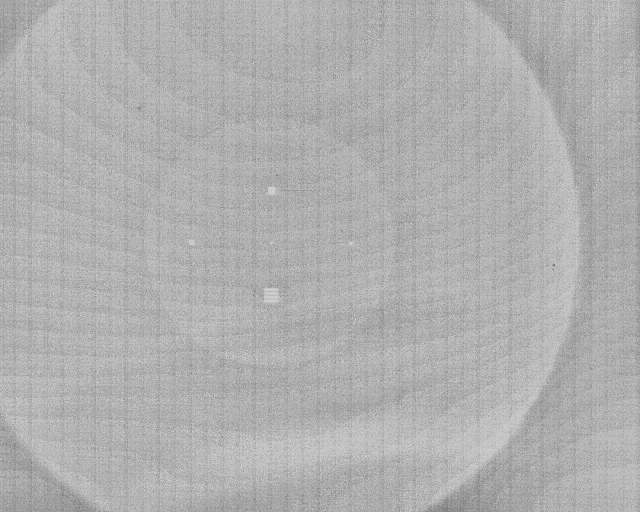
#> input picture 02_data/T10_200mk_3/000_MSR_CLAHE_enhanced_SRCC0.166_PLCC0.179.jpg, 1280 x 1024 px (shown at 1/2 size)
$ python -i SHOW.py   (imports and definitions only)
#> lines starting #> are read from the running program, lines starting #| are printed output that depends on the picture; long printed decimals are rounded
import cv2
import numpy as np
import os
from PIL import Image, ImageTk # 导入PIL库作为备选保存方式 和 Tkinter图像显示
import matplotlib.pyplot as plt
from scipy import stats # 导入scipy.stats用于计算SRCC和PLCC
import tkinter as tk
from tkinter import filedialog, ttk, messagebox

def single_scale_retinex(image, sigma):
    """
    单尺度 Retinex
    :param image: 输入图像 (应为浮点数类型，范围 0-1 或 0-255)
    :param sigma: 高斯模糊的标准差
    :return: Retinex 处理后的图像 (对数域)
    """
    # 为了避免 log(0) 的错误，给图像加上一个很小的正数
    image_plus_epsilon = image.astype(np.float32) + 1e-6
    # 对图像进行高斯模糊，作为光照分量的估计
    blurred = cv2.GaussianBlur(image_plus_epsilon, (0, 0), sigma)
    # 计算 Retinex：log(I) - log(L')
    retinex = np.log10(image_plus_epsilon) - np.log10(blurred)
    return retinex

def multi_scale_retinex(image, sigmas, weights=None):
    """
    多尺度 Retinex
    :param image: 输入图像 (应为浮点数类型)
    :param sigmas: 包含多个高斯模糊标准差的列表，如 [15, 80, 200]
    :param weights: 对应每个尺度的权重列表，如果为 None，则平均加权
    :return: MSR 处理后的图像 (对数域)
    """
    if weights is None:
        weights = [1.0 / len(sigmas)] * len(sigmas)
    elif len(weights) != len(sigmas):
        raise ValueError("Sigmas 和 weights 的长度必须一致")
    if sum(weights) != 1.0: # 可选：归一化权重
        weights = [w / sum(weights) for w in weights]

    msr_image = np.zeros_like(image, dtype=np.float32)
    for i, sigma in enumerate(sigmas):
        msr_image += weights[i] * single_scale_retinex(image, sigma)
    return msr_image

# --- 从 imread1.py 导入的 DPHE 相关函数 ---
def get_upper_threshold(hist):
    """
    计算自适应上阈值 T_UP (Calculate adaptive upper threshold T_UP)
    :param hist: 输入直方图
    :return: 上阈值 T_UP
    """
    # 1. 获取非零直方图 N (Get non-zero histogram N)
    non_zero_indices = hist > 0
    N = hist[non_zero_indices]
    L = len(N) # 非零统计值的数量 (Number of non-zero counts)

    # 2. 加窗，最大值滤波，然后将最大值求平均 (Windowing, max filtering, then average the maxima)
    #    This corresponds to finding local maxima in the non-zero histogram and averaging them.
    n_window = 5 # 滑动窗口大小 (Sliding window size) - can be adjusted
    half_n = n_window // 2
    local_maxima = []

    if L > 0: # 仅当存在非零计数时进行 (Only proceed if non-zero counts exist)
        for s in range(L):
            # Define the window boundaries
            win_start = max(0, s - half_n)
            win_end = min(L, s + half_n + 1) # Python slice excludes end
            window = N[win_start:win_end]

            # Get the center value of the window (current N[s])
            center_val = N[s]

            # Check if the center value is the unique maximum within the window
            if center_val == np.max(window) and np.sum(window == center_val) == 1:
                local_maxima.append(center_val)

        if not local_maxima: # 如果未找到局部最大值 (If no local maxima found)
            # Fallback: use the mean of all non-zero histogram counts
            Threshold_upper = np.mean(N)
        else:
            # Calculate the average of the found local maxima
            Threshold_upper = np.mean(local_maxima)
    else: # 如果直方图为空或所有像素值相同 (If histogram is empty or all pixels have the same value)
        Threshold_upper = 0 # Assign a default value (e.g., 0)

    print(f"Calculated Threshold_upper (T_UP): {Threshold_upper}")
    return Threshold_upper

def get_lower_threshold(hist, upper_threshold):
    """
    计算自适应下阈值 T_LOW (Calculate adaptive lower threshold T_LOW)
    :param hist: 输入直方图
    :param upper_threshold: 上阈值 T_UP
    :return: 下阈值 T_LOW
    """
    # 1. 获取非零直方图 N (Get non-zero histogram N)
    non_zero_indices = hist > 0
    N = hist[non_zero_indices]
    L = len(N) # 非零统计值的数量 (Number of non-zero counts)

    # 2. Calculate total number of pixels
    total_pixels = np.sum(hist)

    # 3. Calculate the lower threshold based on the formula:
    #    Threshold_lower = min(total_pixels, upper_threshold * L)
    #    where L is the number of non-zero histogram counts.
    if L > 0:
        sta = min(total_pixels, upper_threshold * L)
        threshold_lower = sta / 65536
    else: # If L is 0 (no non-zero counts, or only bin 0 has counts)
        threshold_lower = 0 # Assign a default value (e.g., 0) as min(total_pixels, 0)

    print(f"Calculated Threshold_lower (T_LOW): {threshold_lower}")
    return threshold_lower

def process_image_dphe(image, hist, upper_threshold, lower_threshold):
    """
    使用动态双平台直方图均衡化(DPHE)处理图像
    :param image: 输入图像
    :param hist: 图像的直方图
    :param upper_threshold: 上阈值 T_UP
    :param lower_threshold: 下阈值 T_LOW
    :return: 处理后的8位图像
    """
    # 1. 根据 DPHE 规则修改原始直方图
    modified_hist = np.copy(hist).astype(np.float64) # 使用 float 以便后续计算 CDF

    # 应用上阈值: 限制计数值过高的灰度级 (通常是背景)
    modified_hist[hist >= upper_threshold] = upper_threshold

    # 应用下阈值: 提升计数值过低的灰度级 (通常是细节)
    # 注意: 只修改那些原本像素数大于 0 且小于等于 lower_threshold 的项
    modified_hist[(hist > 0) & (hist <= lower_threshold)] = lower_threshold

    # 2. 计算修改后直方图的累积分布函数 (CDF)
    cdf = np.cumsum(modified_hist)
    cdf_max = cdf[-1] # CDF 的最大值 (等于修改后总像素计数)

    # 3. 归一化 CDF，创建查找表 (LUT)
    lut = np.floor((255 * cdf) / cdf_max) # 使用 floor 类似 MATLAB 代码
    lut = np.clip(lut, 0, 255)            # 确保输出在 [0, 255] 范围内
    lut = lut.astype(np.uint8)           # 最终 LUT 需要是 uint8 类型

    # 4. 应用查找表 (LUT) 到原始图像
    enhanced_image_8bit = lut[image]

    # 5. 返回结果
    return enhanced_image_8bit

# --- 新增：计算图像质量评价指标 ---
# [29 lines left out: function calculate_image_metrics, not called in this run]
# --- 计算图像质量评价指标结束 ---

def apply_optimized_msr_dphe(image_path, sigmas=[10, 60, 200], T_UP_factor=0.15, T_DOWN_factor=0.075, display_intermediate=False):
    """
    应用优化的 MSR 和 DPHE
    :param image_path: 16-bit TIR 图像路径 (如 .tiff, .png) 或已加载的 16-bit NumPy 数组
    :param sigmas: MSR 的尺度
    :param T_UP_factor: 计算上阈值的因子
    :param T_DOWN_factor: 计算下阈值的因子
    :param display_intermediate: 是否显示中间处理结果
    :return: 处理后的 8-bit 图像 (0-255, uint8)
    """
#> called with T_UP_factor = 0.15, T_DOWN_factor = 0.075, display_intermediate = False
    # 1. 处理输入：可能是文件路径或直接是16位图像数组
    if isinstance(image_path, str):
        # 如果输入是字符串（文件路径），则读取图像
        img_16bit = cv2.imread(image_path, cv2.IMREAD_UNCHANGED)
#> img_16bit is the input picture: shape (1024, 1280, 3); min 10, max 255, mean 175.6
        if img_16bit is None:
            print(f"错误: 无法读取图像 {image_path}")
            return None
    elif isinstance(image_path, np.ndarray):
        # 如果输入已经是NumPy数组，则直接使用
        img_16bit = image_path
    else:
        print("错误: 输入必须是图像路径或NumPy数组")
        return None

    # 假设 TIR 图像是单通道灰度图
    if len(img_16bit.shape) == 3:
        print("警告: 输入图像似乎是多通道的，将转换为灰度图。")
        img_16bit = cv2.cvtColor(img_16bit, cv2.COLOR_BGR2GRAY) # 或者其他转换方式
#> img_16bit: shape (1024, 1280)

    # 将 16-bit 图像归一化到 0-1 的浮点数范围 (MSR 通常在浮点数上操作)
    img_float = img_16bit.astype(np.float32) / 65535.0 # 2^16 - 1

    # 2. 应用 MSR
    msr_log_image = multi_scale_retinex(img_float, sigmas)
#> the loop in multi_scale_retinex, `for i, sigma in enumerate(sigmas):` made 3 passes
#> pass 1, in single_scale_retinex, `blurred = cv2.GaussianBlur(image_plus_epsilon, (0, 0), sigma)`:
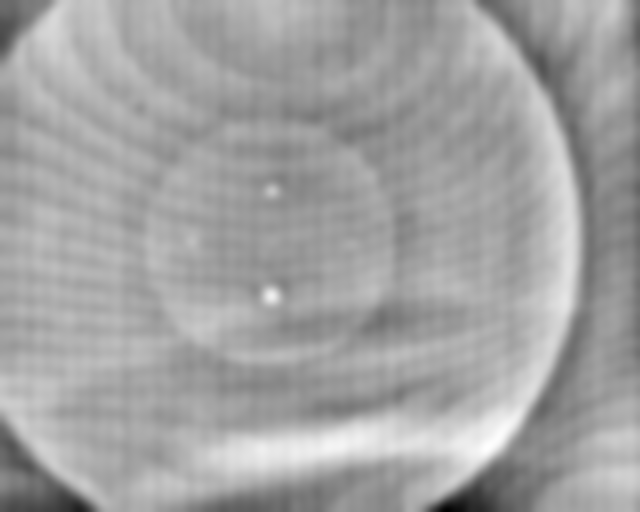
#> blurred: shape (1024, 1280) float32 (shown at 1/2 size); min 0.00216, max 0.00297, mean 0.00268; drawn with min black and max white
#> pass 1, in single_scale_retinex, `retinex = np.log10(image_plus_epsilon) - np.log10(blurred)`:
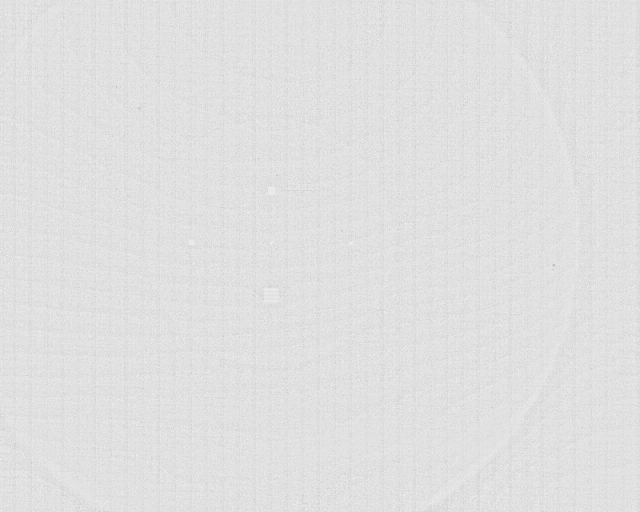
#> retinex: shape (1024, 1280) float32 (shown at 1/2 size); min -1.24, max 0.167, mean -0.00227; drawn with min black and max white

    # 3. 将 MSR 输出转换回适合 DPHE 处理的范围
    # MSR 输出的是对数域的值，可能为负。需要映射到 0-65535 (16位).
    msr_output_normalized = cv2.normalize(msr_log_image, None, 0, 1, cv2.NORM_MINMAX)

    # 将归一化后的 MSR 输出转换为 16-bit uint16 图像 (0-65535)，以便进行DPHE处理
    msr_output_16bit = (msr_output_normalized * 65535.0).astype(np.uint16)

    # 显示处理结果
    # 只有当display_intermediate为True时才显示中间结果
    if display_intermediate:
        cv2.imshow("MSR Output", msr_output_8bit)
        cv2.waitKey(0)
        cv2.destroyAllWindows()

    # 4. 应用 DPHE (动态双平台直方图均衡化)
    # 计算16位图像的直方图
    hist, _ = np.histogram(msr_output_16bit.flatten(), bins=65536, range=[0, 65536])

    # 计算自适应阈值
    upper_threshold = get_upper_threshold(hist)
#> in get_upper_threshold, `N = hist[non_zero_indices]`: N = 14649 values, max 306 at index 10095, min 1 at index 0, mean 89.48
#> in get_upper_threshold, `L = len(N)`: L = 14649
#> the loop in get_upper_threshold, `for s in range(L):` made 14649 passes
#> (window, center_val) on passes 1 to 3: ([1, 1, 1], 1), ([1, 1, 1, 1], 1), ([1, 1, 1, 1, 1], 1)
#> after the loop in get_upper_threshold, `for s in range(L):`: local_maxima = 2498 values, max 306 at index 1682, min 2 at index 0, mean 111.1
#> in get_upper_threshold, `Threshold_upper = np.mean(local_maxima)`: Threshold_upper = 111.1
#| Calculated Threshold_upper (T_UP): 111.093
#> upper_threshold = 111.1
    lower_threshold = get_lower_threshold(hist, upper_threshold)
#> in get_lower_threshold, `L = len(N)`: L = 14649
#> in get_lower_threshold, `total_pixels = np.sum(hist)`: total_pixels = 1310720
#> in get_lower_threshold, `threshold_lower = sta / 65536`: threshold_lower = 20
#| Calculated Threshold_lower (T_LOW): 20.0
#> lower_threshold = 20

    # 应用DPHE处理
    final_image_8bit = process_image_dphe(msr_output_16bit, hist, upper_threshold, lower_threshold)
#> in process_image_dphe, `cdf_max = cdf[-1]`: cdf_max = 921562.6
#> in process_image_dphe, `enhanced_image_8bit = lut[image]`:
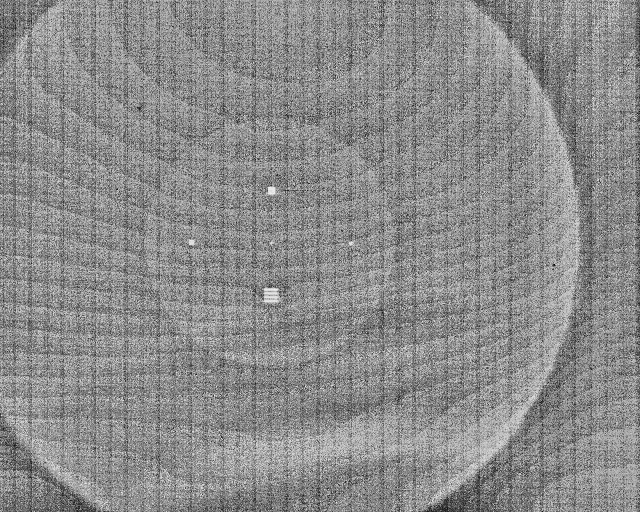
#> enhanced_image_8bit: shape (1024, 1280) (shown at 1/2 size); min 0, max 254, mean 139.7

    return final_image_8bit

# [156 lines left out: functions apply_msr_clahe, process_directory_with_raw_images, not called in this run]

# --- GUI Application ---
class ImageEnhancementGUI:
    # [265 lines left out: functions __init__, select_raw_file, load_raw_image, load_and_display_original_raw, display_image_on_canvas, clear_canvases and 2 more, not called in this run]

# [12 lines not run here, left out]
    # Removed any residual calls to process_directory_with_raw_images or similar batch processing logic.
    # The script should now only start the GUI and wait for user interaction.

>>> result = apply_optimized_msr_dphe('02_data/T10_200mk_3/000_MSR_CLAHE_enhanced_SRCC0.166_PLCC0.179.jpg')

$ run again, on 02_data/T10_200mk_3/001_MSR_CLAHE_enhanced_SRCC0.164_PLCC0.243.jpg
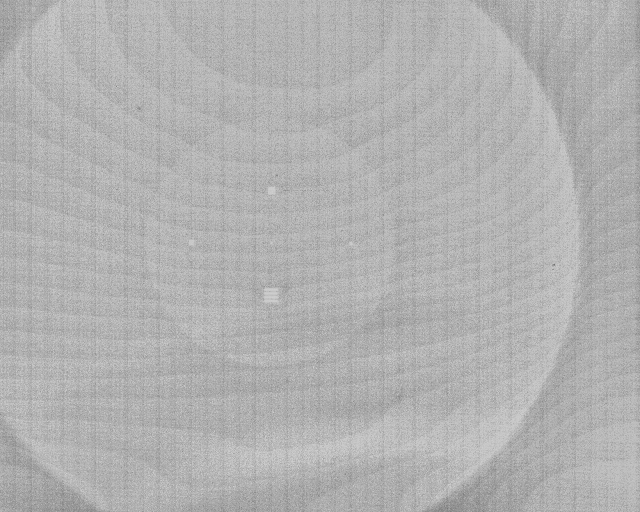
#> input picture 02_data/T10_200mk_3/001_MSR_CLAHE_enhanced_SRCC0.164_PLCC0.243.jpg, 1280 x 1024 px (shown at 1/2 size)
#> in apply_optimized_msr_dphe, img_16bit is the input picture: shape (1024, 1280, 3); min 0, max 255, mean 177.3
#> img_16bit: shape (1024, 1280)
#> the loop in multi_scale_retinex, `for i, sigma in enumerate(sigmas):` made 3 passes
#> pass 1, in single_scale_retinex, `retinex = np.log10(image_plus_epsilon) - np.log10(blurred)`:
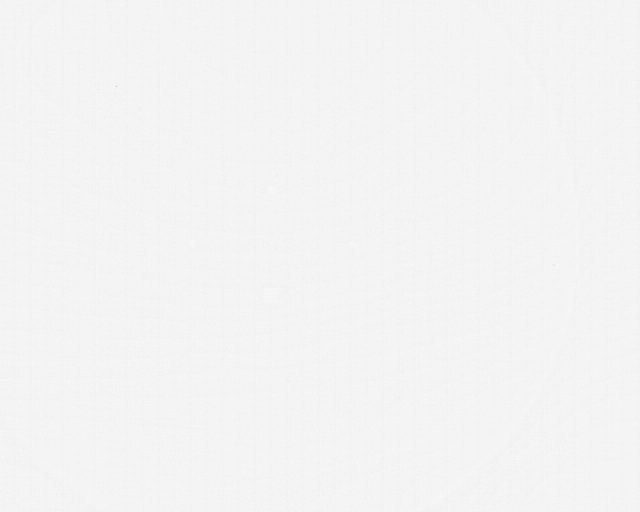
#> retinex: shape (1024, 1280) float32 (shown at 1/2 size); min -3.44, max 0.153, mean -0.00191; drawn with min black and max white
#> in get_upper_threshold, `N = hist[non_zero_indices]`: N = 5678 values, max 766 at index 3889, min 1 at index 0, mean 230.8
#> in get_upper_threshold, `L = len(N)`: L = 5678
#> the loop in get_upper_threshold, `for s in range(L):` made 5678 passes
#> (window, center_val) on passes 1 to 3: ([1, 1, 1], 1), ([1, 1, 1, 1], 1), ([1, 1, 1, 1, 1], 1)
#> after the loop in get_upper_threshold, `for s in range(L):`: local_maxima = 993 values, max 766 at index 678, min 2 at index 0, mean 275.4
#> Threshold_upper = 275.4
#| Calculated Threshold_upper (T_UP): 275.434
#> in get_lower_threshold, `L = len(N)`: L = 5678
#> total_pixels = 1310720
#> threshold_lower = 20
#| Calculated Threshold_lower (T_LOW): 20.0
#> cdf_max = 798146.7
#> in process_image_dphe, `enhanced_image_8bit = lut[image]`:
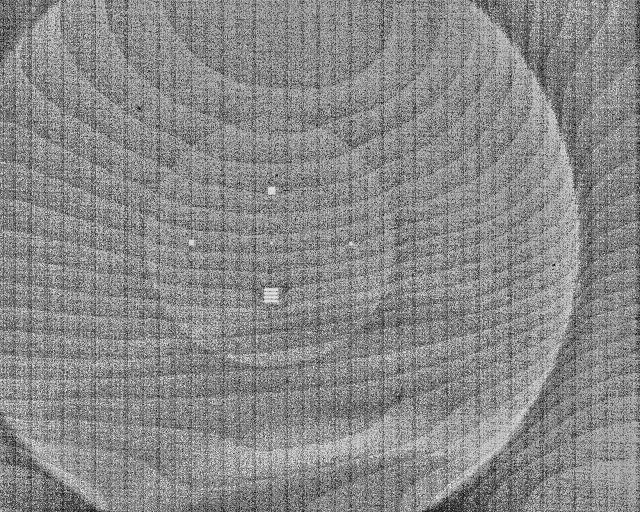
#> enhanced_image_8bit: shape (1024, 1280) (shown at 1/2 size); min 0, max 255, mean 137

$ run again, on 02_data/T10_200mk_3/003_MSR_CLAHE_enhanced_SRCC0.190_PLCC0.252.jpg
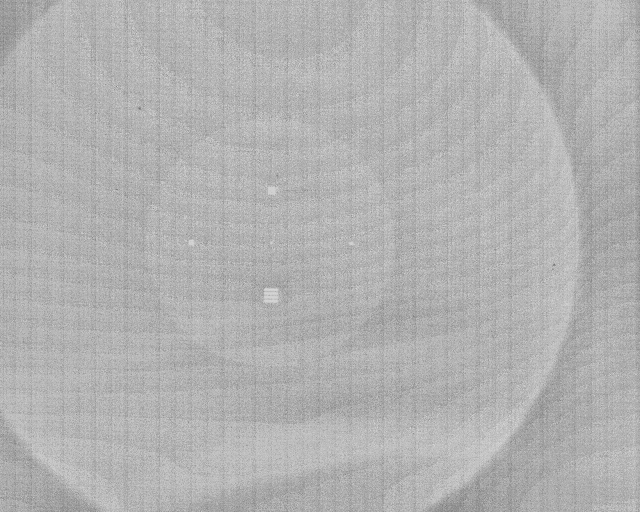
#> input picture 02_data/T10_200mk_3/003_MSR_CLAHE_enhanced_SRCC0.190_PLCC0.252.jpg, 1280 x 1024 px (shown at 1/2 size)
#> in apply_optimized_msr_dphe, img_16bit is the input picture: shape (1024, 1280, 3); min 0, max 255, mean 177.4
#> img_16bit: shape (1024, 1280)
#> the loop in multi_scale_retinex, `for i, sigma in enumerate(sigmas):` made 3 passes
#> pass 1, in single_scale_retinex, `retinex = np.log10(image_plus_epsilon) - np.log10(blurred)`:
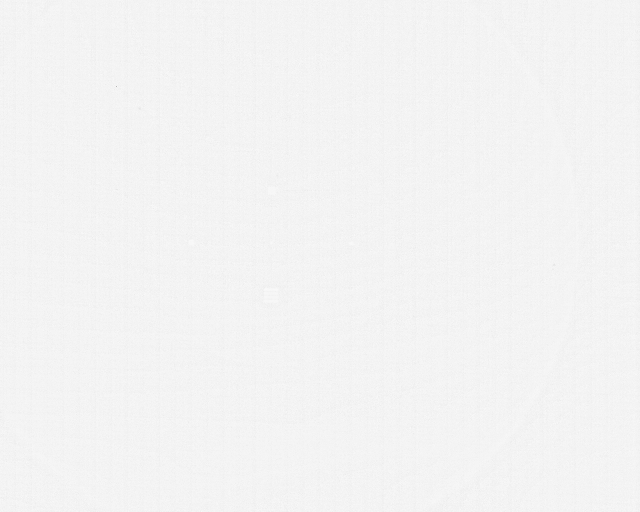
#> retinex: shape (1024, 1280) float32 (shown at 1/2 size); min -3.44, max 0.159, mean -0.00224; drawn with min black and max white
#> in get_upper_threshold, `N = hist[non_zero_indices]`: N = 6189 values, max 776 at index 3950, min 1 at index 0, mean 211.8
#> in get_upper_threshold, `L = len(N)`: L = 6189
#> the loop in get_upper_threshold, `for s in range(L):` made 6189 passes
#> (window, center_val) on passes 1 to 3: ([1, 1, 1], 1), ([1, 1, 1, 1], 1), ([1, 1, 1, 1, 1], 1)
#> after the loop in get_upper_threshold, `for s in range(L):`: local_maxima = 1094 values, max 776 at index 681, min 2 at index 0, mean 247.2
#> Threshold_upper = 247.2
#| Calculated Threshold_upper (T_UP): 247.238
#> in get_lower_threshold, `L = len(N)`: L = 6189
#> total_pixels = 1310720
#> threshold_lower = 20
#| Calculated Threshold_lower (T_LOW): 20.0
#> cdf_max = 797008.2
#> in process_image_dphe, `enhanced_image_8bit = lut[image]`:
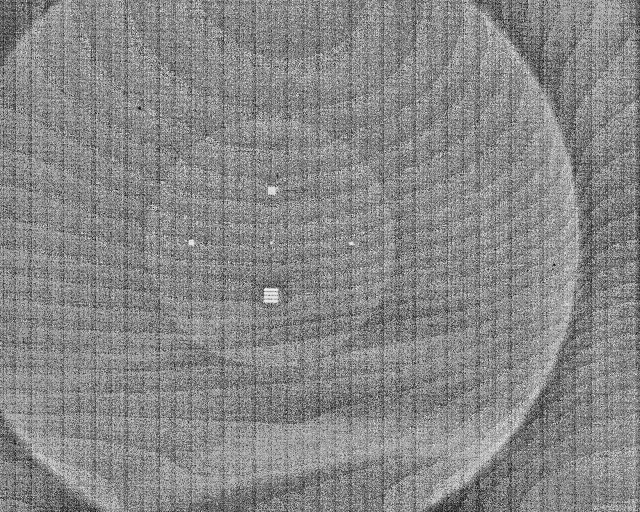
#> enhanced_image_8bit: shape (1024, 1280) (shown at 1/2 size); min 0, max 254, mean 135.3

$ run again, on 02_data/T10_200mk_3/016_MSR_CLAHE_enhanced_SRCC0.157_PLCC0.271.jpg
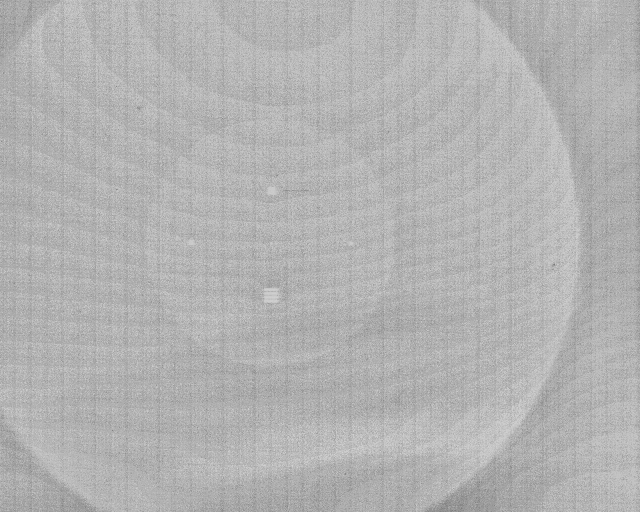
#> input picture 02_data/T10_200mk_3/016_MSR_CLAHE_enhanced_SRCC0.157_PLCC0.271.jpg, 1280 x 1024 px (shown at 1/2 size)
#> in apply_optimized_msr_dphe, img_16bit is the input picture: shape (1024, 1280, 3); min 16, max 255, mean 178.4
#> img_16bit: shape (1024, 1280)
#> the loop in multi_scale_retinex, `for i, sigma in enumerate(sigmas):` made 3 passes
#> pass 1, in single_scale_retinex, `blurred = cv2.GaussianBlur(image_plus_epsilon, (0, 0), sigma)`:
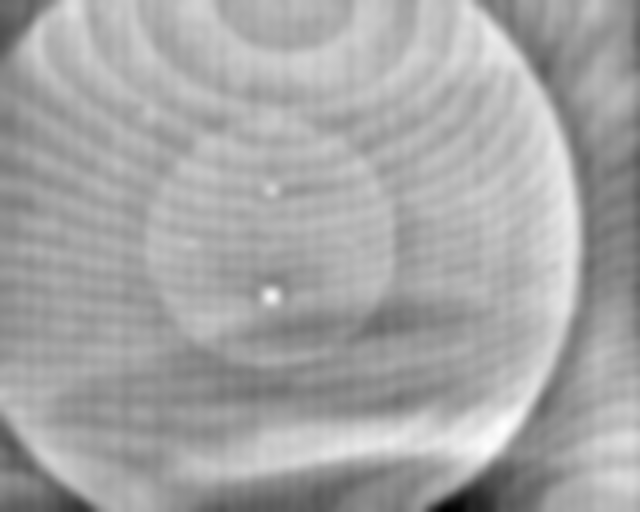
#> blurred: shape (1024, 1280) float32 (shown at 1/2 size); min 0.00225, max 0.00298, mean 0.00272; drawn with min black and max white
#> in get_upper_threshold, `N = hist[non_zero_indices]`: N = 15186 values, max 269 at index 8611, min 1 at index 0, mean 86.31
#> in get_upper_threshold, `L = len(N)`: L = 15186
#> the loop in get_upper_threshold, `for s in range(L):` made 15186 passes
#> (window, center_val) on passes 1 to 3: ([1, 1, 1], 1), ([1, 1, 1, 1], 1), ([1, 1, 1, 1, 1], 1)
#> after the loop in get_upper_threshold, `for s in range(L):`: local_maxima = 2612 values, max 269 at index 1416, min 2 at index 0, mean 105.7
#> Threshold_upper = 105.7
#| Calculated Threshold_upper (T_UP): 105.696
#> in get_lower_threshold, `L = len(N)`: L = 15186
#> total_pixels = 1310720
#> threshold_lower = 20
#| Calculated Threshold_lower (T_LOW): 20.0
#> cdf_max = 928543.9
#> in process_image_dphe, `enhanced_image_8bit = lut[image]`:
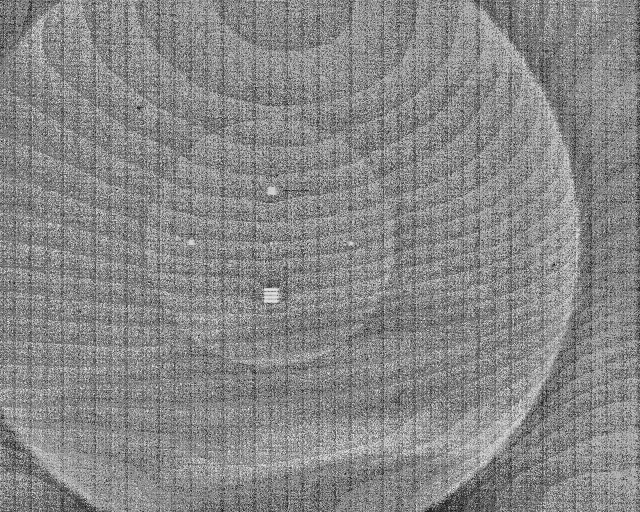
#> enhanced_image_8bit: shape (1024, 1280) (shown at 1/2 size); min 0, max 255, mean 135.4
